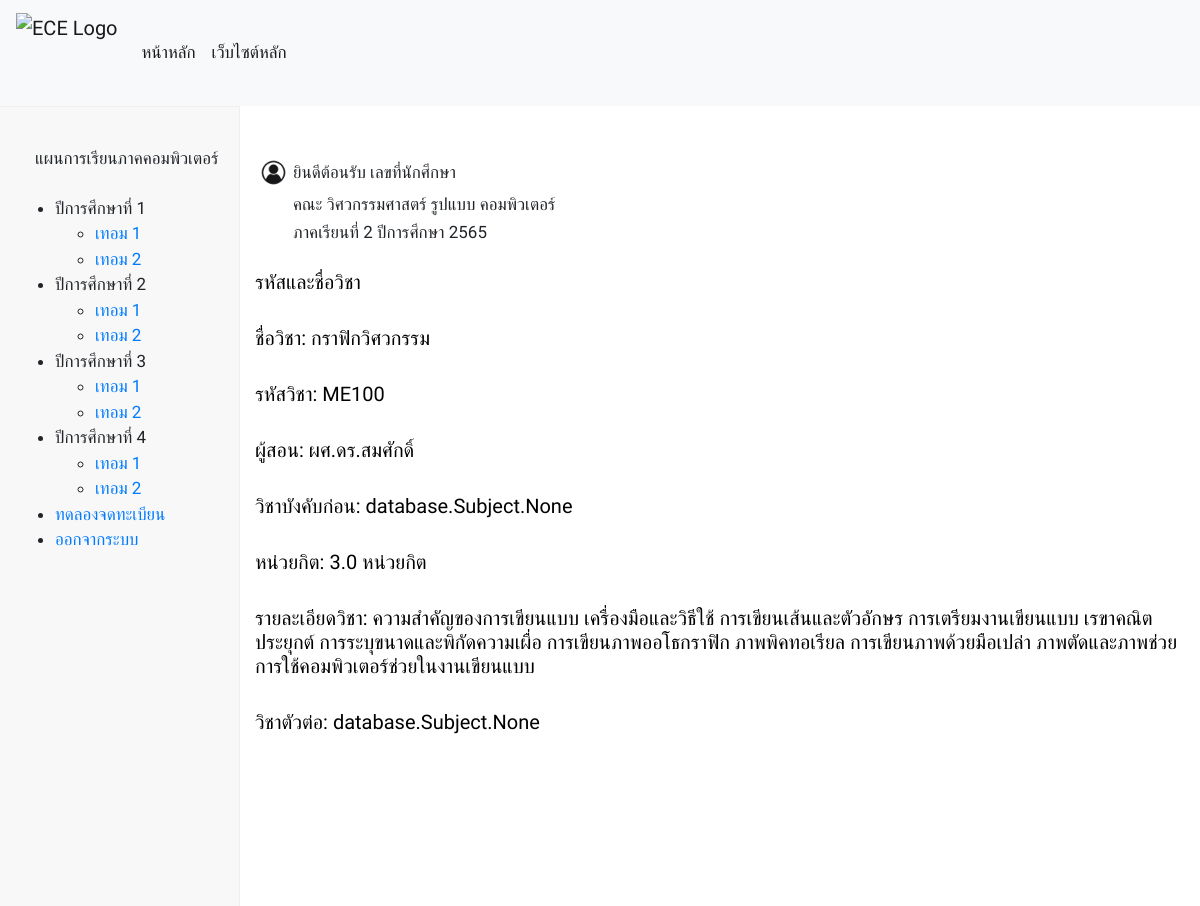
The page /detail/ME100/ on the database its author committed.
### database/models.py (models this page shows, shortened)
class Subject(models.Model):
    S_id = models.CharField(max_length=25)
    S_name = models.CharField(max_length=50)
    S_credits = models.FloatField()
    S_detail = models.TextField()
    S_teacher = models.ForeignKey(Person, on_delete=models.CASCADE)
    pre_id = models.ManyToManyField(
        'self', blank=True, symmetrical=False, related_name='presub')
    post_id = models.ManyToManyField(
        'self', blank=True, symmetrical=False, related_name='postsub')
    term = models.CharField(max_length=25,null=True, blank=True,)

class Person(models.Model):
    first_name = models.CharField(max_length=30)
    last_name = models.CharField(max_length=30)
    def __str__(self):
        return self.first_name

### subjectenroller/views.py (the view)
# urls.py: path('detail/<str:S_id>/', views.detail , name="detail"),
def detail(request, S_id):
    data = Subject.objects.all()
    subject = get_object_or_404(Subject, S_id=S_id)
    context = {
        'subject': subject,
        'data': data,
    }
    return render(request,"subjectenroller/subject_detail.html", {'context': context})

### subjectenroller/templates/subjectenroller/subject_detail.html (shortened to what this page needs)
{% extends "subjectenroller/layout.html" %}
{% load static %}
{% block body %}
    <br>
    <br>
    <div style="display: flex; flex-direction: column;">
        <div class="container">
            <div class="row">
              <div class="col-auto">
                <table style="width:100%">
                    <tr>
                        <th><img src="/static/image/user.jpg" alt="userlogo" width="35" height="35"></th>
                        <td><a>ยินดีต้อนรับ {{ request.session.name }}  เลขที่นักศึกษา {{ request.session.user_id }}</a></td>
                    </tr>
                    <tr>
                        <td></td>
                        <td><a>คณะ วิศวกรรมศาสตร์ รูปแบบ คอมพิวเตอร์</a></td>
                    </tr>
                    <tr>
                        <td></td>
                        <td><a>ภาคเรียนที่ 2 ปีการศึกษา 2565</a></td>
                    </tr>
                </table>
              </div>
              <div class="col-auto">
              </div>
            </div>
            <br>
              <h5>รหัสและชื่อวิชา</h5><br>
              <h5>ชื่อวิชา: {{ context.subject.S_name }}</h5><br>
              <h5>รหัสวิชา: {{ context.subject.S_id }}</h5><br>
              <h5>ผู้สอน: {{ context.subject.S_teacher }}</h5><br>
              {% if context.subject.pre_id %}
                <h5>วิชาบังคับก่อน: {{ context.subject.presub }}</h5><br>
              {% else %}
                <h5>วิชาบังคับก่อน: -</h5><br>
              {% endif %}
                <h5>หน่วยกิต: {{ context.subject.S_credits }} หน่วยกิต</h5><br>
                <h5>รายละเอียดวิชา: {{ context.subject.S_detail }}</h5><br>
                <h5>วิชาตัวต่อ: {{ context.subject.presub }}<h5>
        <br>
{% endblock %}

### static/css/styles.css (style rules this page uses)
a { color: white; font-family: 'Prompt', sans-serif; font-size: 17px; position: relative; }
h5 { color: rgb(0, 0, 0); font-family: 'Prompt', sans-serif; position: relative; }

### rows shown on the page
Subject: subject.S_name "กราฟิกวิศวกรรม", subject.S_id "ME100", subject.S_teacher "ผศ.ดร.สมศักดิ์", subject.presub "database.Subject.None", subject.S_credits "3.0", subject.S_detail "ความสำคัญของการเขียนแบบ เครื่องมือและวิธีใช้ การเขียนเส้นและตัวอักษร การเตรียมงานเขียนแบบ เรขาคณิตประยุกต์ การระบุขนาดและพิกัดความเผื่อ การเขียนภาพออโธกราฟิก ภาพพิคทอเรียล การเขียนภาพด้วยมือเปล่า ภาพตัดและภาพช่วย การใช้คอมพิวเตอร์ช่วยในงานเขียนแบบ"
